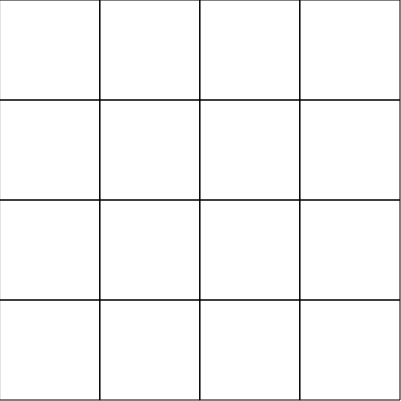
Frame 1 (no input)
Frame 60 (no input): identical to frame 1, image omitted
Frame 120 (the mouse pressed at the canvas centre since frame 60): identical to frame 1, image omitted

The p5.js sketch that drew this single still picture (run headless with seeded random() and noise() and a simulated clock; from frame 60 on, the mouse is pressed at the canvas centre):

// p5.js sketch
// ── sketch.js
let grid;
let cols = 4;
let rows = 4;
const w = 100;  // 每个格子的宽度和高度
let gameover = false;

// 雷的位置数组
const mines = [
  [0, 0], [0, 2], [0, 3], 
  [1, 1], [1, 3],
  [2, 0], [2, 2], [2, 3]
];

// 胜利的条件：必须揭示的非雷格子
const mustReveal = [
  [0, 1], [1, 0], [1, 2], [2, 1]
];
let revealedCount = 0;  // 记录已揭示的非雷格子数

function setup() {
  createCanvas(401, 401);
  grid = make2DArray(cols, rows);
  // 初始化格子
  for (let i = 0; i < cols; i++) {
    for (let j = 0; j < rows; j++) {
      grid[i][j] = new Cell(i, j, w);
      // 判断当前格子是否是雷
      for (let mine of mines) {
        if (mine[0] === i && mine[1] === j) {
          grid[i][j].bee = true;
        }
      }
    }
  }
}

function draw() {
  background(255);
  for (let i = 0; i < cols; i++) {
    for (let j = 0; j < rows; j++) {
      grid[i][j].show();
    }
  }
}

function mousePressed() {
  if (gameover) return;
  for (let i = 0; i < cols; i++) {
    for (let j = 0; j < rows; j++) {
      if (grid[i][j].contains(mouseX, mouseY)) {
        if (grid[i][j].bee) {
          revealMines();
          gameover = true;
          displayMessage("Game Over!");
        } else {
          grid[i][j].reveal();
          // 检查是否是必须揭示的格子
          if (checkMustReveal(i, j)) {
            revealedCount++;
            if (revealedCount === mustReveal.length) {
              gameover = true;
              displayMessage("YOU WIN&#129395	PLEASE TAKE A BRICK&#128512");
            }
          }
        }
        return;
      }
    }
  }
}

// 显示所有雷
function revealMines() {
  for (let mine of mines) {
    grid[mine[0]][mine[1]].reveal();
  }
}

// 创建二维数组
function make2DArray(cols, rows) {
  let arr = new Array(cols);
  for (let i = 0; i < cols; i++) {
    arr[i] = new Array(rows);
  }
  return arr;
}

// Cell 类定义
class Cell {
  constructor(i, j, w) {
    this.i = i;
    this.j = j;
    this.x = i * w;
    this.y = j * w;
    this.w = w;
    this.bee = false;
    this.revealed = false;
  }

  show() {
    stroke(0);
    noFill();
    rect(this.x, this.y, this.w, this.w);
    if (this.revealed) {
      if (this.bee) {
        fill(127);
        ellipse(this.x + this.w * 0.5, this.y + this.w * 0.5, this.w * 0.5);
      } else {
        fill(255, 229, 204);
        rect(this.x, this.y, this.w, this.w);
      }
    }
  }

  contains(x, y) {
    return (x > this.x && x < this.x + this.w && y > this.y && y < this.y + this.w);
  }

  reveal() {
    this.revealed = true;
  }
}

// 检查是否是必须揭示的格子
function checkMustReveal(i, j) {
  return mustReveal.some(pos => pos[0] === i && pos[1] === j);
}

// 显示消息
function displayMessage(message) {
  let status = document.getElementById('status');
  if (status) {
    status.innerHTML = message;
  } else {
    console.log("No status element found");
  }
}
